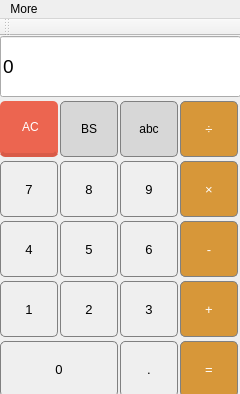
<?xml version="1.0" encoding="UTF-8"?>
<ui version="4.0">
 <class>MainWindow</class>
 <widget class="QMainWindow" name="MainWindow">
  <property name="enabled">
   <bool>true</bool>
  </property>
  <property name="geometry">
   <rect>
    <x>0</x>
    <y>0</y>
    <width>240</width>
    <height>394</height>
   </rect>
  </property>
  <property name="windowTitle">
   <string>MainWindow</string>
  </property>
  <property name="styleSheet">
   <string notr="true"/>
  </property>
  <widget class="QWidget" name="centralwidget">
   <widget class="QPushButton" name="ac">
    <property name="geometry">
     <rect>
      <x>0</x>
      <y>60</y>
      <width>61</width>
      <height>61</height>
     </rect>
    </property>
    <property name="styleSheet">
     <string notr="true">QPushButton {
float: right;
margin-right: 3%;
margin-top: 5px;
border-radius: 5px;
	padding: 5px 9px;
	font-size: 1.2em;
	background-color: rgba(236, 101, 80, 1);
	border-bottom: 4px solid rgba(217, 91, 72, 1);
	color: white;
	font-family: 'Roboto Slab', serif;

}
QPushButton:pressed {
float: right;
margin-right: 3%;
margin-top: 5px;
border-radius: 5px;
	padding: 5px 9px;
	font-size: 1.2em;
	background-color: qlineargradient(x1: 0, y1: 0, x2: 0, y2: 1,
															stop: 0#FF7832, stop: 1 #FF9739);
}</string>
    </property>
    <property name="text">
     <string> AC</string>
    </property>
   </widget>
   <widget class="QPushButton" name="backspace">
    <property name="geometry">
     <rect>
      <x>60</x>
      <y>60</y>
      <width>61</width>
      <height>61</height>
     </rect>
    </property>
    <property name="styleSheet">
     <string notr="true">QPushButton {
float: right;
margin-right: 3%;
margin-top: 5px;
	border-radius: 5px;
	padding: 5px 9px;
	font-size: 1.2em;
 background-color: rgb(215, 215, 215);
 border: 1px solid gray;
}
QPushButton:pressed {
float: right;
margin-right: 3%;
margin-top: 5px;
	border-radius: 5px;
	padding: 5px 9px;
	font-size: 1.2em;
	background-color: qlineargradient(x1: 0, y1: 0, x2: 0, y2: 1,
															stop: 0#BEBEBE, stop: 1 #D7D7D7);
}</string>
    </property>
    <property name="text">
     <string>BS</string>
    </property>
   </widget>
   <widget class="QPushButton" name="abc">
    <property name="geometry">
     <rect>
      <x>120</x>
      <y>60</y>
      <width>61</width>
      <height>61</height>
     </rect>
    </property>
    <property name="styleSheet">
     <string notr="true">QPushButton {
float: right;
margin-right: 3%;
margin-top: 5px;
	border-radius: 5px;
	padding: 5px 9px;
	font-size: 1.2em;
 background-color: rgb(215, 215, 215);
 border: 1px solid gray;
}
QPushButton:pressed {
float: right;
margin-right: 3%;
margin-top: 5px;
	border-radius: 5px;
	padding: 5px 9px;
	font-size: 1.2em;
	background-color: qlineargradient(x1: 0, y1: 0, x2: 0, y2: 1,
															stop: 0#BEBEBE, stop: 1 #D7D7D7);
}</string>
    </property>
    <property name="text">
     <string>abc</string>
    </property>
    <property name="checkable">
     <bool>true</bool>
    </property>
   </widget>
   <widget class="QPushButton" name="division">
    <property name="enabled">
     <bool>true</bool>
    </property>
    <property name="geometry">
     <rect>
      <x>180</x>
      <y>60</y>
      <width>61</width>
      <height>61</height>
     </rect>
    </property>
    <property name="font">
     <font>
      <pointsize>10</pointsize>
     </font>
    </property>
    <property name="styleSheet">
     <string notr="true">QPushButton {
float: right;
margin-right: 3%;
margin-top: 5px;
	border-radius: 5px;
	padding: 5px 9px;
	font-size: 1.2em;
 background-color: rgb(215, 151, 57);
color: white;
 border: 1px solid gray;
}
QPushButton:pressed {
float: right;
margin-right: 3%;
margin-top: 5px;
	border-radius: 5px;
	padding: 5px 9px;
	font-size: 1.2em;
	background-color: qlineargradient(x1: 0, y1: 0, x2: 0, y2: 1,
															stop: 0#FF7832, stop: 1 #FF9739);
}</string>
    </property>
    <property name="text">
     <string>÷</string>
    </property>
   </widget>
   <widget class="QPushButton" name="pushButton8">
    <property name="geometry">
     <rect>
      <x>60</x>
      <y>120</y>
      <width>61</width>
      <height>61</height>
     </rect>
    </property>
    <property name="font">
     <font>
      <pointsize>10</pointsize>
     </font>
    </property>
    <property name="styleSheet">
     <string notr="true">QPushButton {
float: right;
margin-right: 3%;
margin-top: 5px;
	border-radius: 5px;
	padding: 5px 9px;
	font-size: 1.2em;
 border: 1px solid gray;
}
QPushButton:pressed {
float: right;
margin-right: 3%;
margin-top: 5px;
	border-radius: 5px;
	padding: 5px 9px;
	font-size: 1.2em;
	background-color: qlineargradient(x1: 0, y1: 0, x2: 0, y2: 1,
															stop: 0#BEBEBE, stop: 1 #D7D7D7);
}
</string>
    </property>
    <property name="text">
     <string>8</string>
    </property>
   </widget>
   <widget class="QPushButton" name="pushButton9">
    <property name="geometry">
     <rect>
      <x>120</x>
      <y>120</y>
      <width>61</width>
      <height>61</height>
     </rect>
    </property>
    <property name="font">
     <font>
      <pointsize>10</pointsize>
     </font>
    </property>
    <property name="styleSheet">
     <string notr="true">QPushButton {
float: right;
margin-right: 3%;
margin-top: 5px;
	border-radius: 5px;
	padding: 5px 9px;
	font-size: 1.2em;
 border: 1px solid gray;
}
QPushButton:pressed {
float: right;
margin-right: 3%;
margin-top: 5px;
	border-radius: 5px;
	padding: 5px 9px;
	font-size: 1.2em;
	background-color: qlineargradient(x1: 0, y1: 0, x2: 0, y2: 1,
															stop: 0#BEBEBE, stop: 1 #D7D7D7);
}</string>
    </property>
    <property name="text">
     <string>9</string>
    </property>
   </widget>
   <widget class="QPushButton" name="pushButton7">
    <property name="geometry">
     <rect>
      <x>0</x>
      <y>120</y>
      <width>61</width>
      <height>61</height>
     </rect>
    </property>
    <property name="font">
     <font>
      <pointsize>10</pointsize>
     </font>
    </property>
    <property name="styleSheet">
     <string notr="true">QPushButton {
float: right;
margin-right: 3%;
margin-top: 5px;
	border-radius: 5px;
	padding: 5px 9px;
	font-size: 1.2em;
 border: 1px solid gray;
}
QPushButton:pressed {
float: right;
margin-right: 3%;
margin-top: 5px;
	border-radius: 5px;
	padding: 5px 9px;
	font-size: 1.2em;
	background-color: qlineargradient(x1: 0, y1: 0, x2: 0, y2: 1,
															stop: 0#BEBEBE, stop: 1 #D7D7D7);
}</string>
    </property>
    <property name="text">
     <string>7</string>
    </property>
   </widget>
   <widget class="QPushButton" name="multip">
    <property name="geometry">
     <rect>
      <x>180</x>
      <y>120</y>
      <width>61</width>
      <height>61</height>
     </rect>
    </property>
    <property name="font">
     <font>
      <pointsize>10</pointsize>
     </font>
    </property>
    <property name="styleSheet">
     <string notr="true">QPushButton {
float: right;
margin-right: 3%;
margin-top: 5px;
	border-radius: 5px;
	padding: 5px 9px;
	font-size: 1.2em;
 background-color: rgb(215, 151, 57);
color: white;
 border: 1px solid gray;
}
QPushButton:pressed {
float: right;
margin-right: 3%;
margin-top: 5px;
	border-radius: 5px;
	padding: 5px 9px;
	font-size: 1.2em;
	background-color: qlineargradient(x1: 0, y1: 0, x2: 0, y2: 1,
															stop: 0#FF7832, stop: 1 #FF9739);
}</string>
    </property>
    <property name="text">
     <string>×</string>
    </property>
   </widget>
   <widget class="QPushButton" name="pushButton3">
    <property name="geometry">
     <rect>
      <x>120</x>
      <y>240</y>
      <width>61</width>
      <height>61</height>
     </rect>
    </property>
    <property name="font">
     <font>
      <pointsize>10</pointsize>
     </font>
    </property>
    <property name="styleSheet">
     <string notr="true">QPushButton {
float: right;
margin-right: 3%;
margin-top: 5px;
	border-radius: 5px;
	padding: 5px 9px;
	font-size: 1.2em;
 border: 1px solid gray;
}
QPushButton:pressed {
float: right;
margin-right: 3%;
margin-top: 5px;
	border-radius: 5px;
	padding: 5px 9px;
	font-size: 1.2em;
	background-color: qlineargradient(x1: 0, y1: 0, x2: 0, y2: 1,
															stop: 0#BEBEBE, stop: 1 #D7D7D7);
}</string>
    </property>
    <property name="text">
     <string>3</string>
    </property>
   </widget>
   <widget class="QPushButton" name="pushButton5">
    <property name="geometry">
     <rect>
      <x>60</x>
      <y>180</y>
      <width>61</width>
      <height>61</height>
     </rect>
    </property>
    <property name="font">
     <font>
      <pointsize>10</pointsize>
     </font>
    </property>
    <property name="styleSheet">
     <string notr="true">QPushButton {
float: right;
margin-right: 3%;
margin-top: 5px;
	border-radius: 5px;
	padding: 5px 9px;
	font-size: 1.2em;
 border: 1px solid gray;
}
QPushButton:pressed {
float: right;
margin-right: 3%;
margin-top: 5px;
	border-radius: 5px;
	padding: 5px 9px;
	font-size: 1.2em;
	background-color: qlineargradient(x1: 0, y1: 0, x2: 0, y2: 1,
															stop: 0#BEBEBE, stop: 1 #D7D7D7);
}</string>
    </property>
    <property name="text">
     <string>5</string>
    </property>
   </widget>
   <widget class="QPushButton" name="pushButton2">
    <property name="geometry">
     <rect>
      <x>60</x>
      <y>240</y>
      <width>61</width>
      <height>61</height>
     </rect>
    </property>
    <property name="font">
     <font>
      <pointsize>10</pointsize>
     </font>
    </property>
    <property name="styleSheet">
     <string notr="true">QPushButton {
float: right;
margin-right: 3%;
margin-top: 5px;
	border-radius: 5px;
	padding: 5px 9px;
	font-size: 1.2em;
 border: 1px solid gray;
}
QPushButton:pressed {
float: right;
margin-right: 3%;
margin-top: 5px;
	border-radius: 5px;
	padding: 5px 9px;
	font-size: 1.2em;
	background-color: qlineargradient(x1: 0, y1: 0, x2: 0, y2: 1,
															stop: 0#BEBEBE, stop: 1 #D7D7D7);
}</string>
    </property>
    <property name="text">
     <string>2</string>
    </property>
   </widget>
   <widget class="QPushButton" name="pushButton6">
    <property name="geometry">
     <rect>
      <x>120</x>
      <y>180</y>
      <width>61</width>
      <height>61</height>
     </rect>
    </property>
    <property name="font">
     <font>
      <pointsize>10</pointsize>
     </font>
    </property>
    <property name="styleSheet">
     <string notr="true">QPushButton {
float: right;
margin-right: 3%;
margin-top: 5px;
	border-radius: 5px;
	padding: 5px 9px;
	font-size: 1.2em;
 border: 1px solid gray;
}
QPushButton:pressed {
float: right;
margin-right: 3%;
margin-top: 5px;
	border-radius: 5px;
	padding: 5px 9px;
	font-size: 1.2em;
	background-color: qlineargradient(x1: 0, y1: 0, x2: 0, y2: 1,
															stop: 0#BEBEBE, stop: 1 #D7D7D7);
}</string>
    </property>
    <property name="text">
     <string>6</string>
    </property>
   </widget>
   <widget class="QPushButton" name="pushButton4">
    <property name="geometry">
     <rect>
      <x>0</x>
      <y>180</y>
      <width>61</width>
      <height>61</height>
     </rect>
    </property>
    <property name="font">
     <font>
      <pointsize>10</pointsize>
     </font>
    </property>
    <property name="styleSheet">
     <string notr="true">QPushButton {
float: right;
margin-right: 3%;
margin-top: 5px;
	border-radius: 5px;
	padding: 5px 9px;
	font-size: 1.2em;
 border: 1px solid gray;
}
QPushButton:pressed {
float: right;
margin-right: 3%;
margin-top: 5px;
	border-radius: 5px;
	padding: 5px 9px;
	font-size: 1.2em;
	background-color: qlineargradient(x1: 0, y1: 0, x2: 0, y2: 1,
															stop: 0#BEBEBE, stop: 1 #D7D7D7);
}</string>
    </property>
    <property name="text">
     <string>4</string>
    </property>
   </widget>
   <widget class="QPushButton" name="pushButton1">
    <property name="geometry">
     <rect>
      <x>0</x>
      <y>240</y>
      <width>61</width>
      <height>61</height>
     </rect>
    </property>
    <property name="font">
     <font>
      <pointsize>10</pointsize>
     </font>
    </property>
    <property name="styleSheet">
     <string notr="true">QPushButton {
float: right;
margin-right: 3%;
margin-top: 5px;
	border-radius: 5px;
	padding: 5px 9px;
	font-size: 1.2em;
 border: 1px solid gray;
}
QPushButton:pressed {
float: right;
margin-right: 3%;
margin-top: 5px;
	border-radius: 5px;
	padding: 5px 9px;
	font-size: 1.2em;
	background-color: qlineargradient(x1: 0, y1: 0, x2: 0, y2: 1,
															stop: 0#BEBEBE, stop: 1 #D7D7D7);
}</string>
    </property>
    <property name="text">
     <string>1</string>
    </property>
   </widget>
   <widget class="QPushButton" name="plus">
    <property name="geometry">
     <rect>
      <x>180</x>
      <y>240</y>
      <width>61</width>
      <height>61</height>
     </rect>
    </property>
    <property name="font">
     <font>
      <pointsize>10</pointsize>
     </font>
    </property>
    <property name="styleSheet">
     <string notr="true">QPushButton {
float: right;
margin-right: 3%;
margin-top: 5px;
	border-radius: 5px;
	padding: 5px 9px;
	font-size: 1.2em;
 background-color: rgb(215, 151, 57);
color: white;
 border: 1px solid gray;
}
QPushButton:pressed {
float: right;
margin-right: 3%;
margin-top: 5px;
	border-radius: 5px;
	padding: 5px 9px;
	font-size: 1.2em;
	background-color: qlineargradient(x1: 0, y1: 0, x2: 0, y2: 1,
															stop: 0#FF7832, stop: 1 #FF9739);
}</string>
    </property>
    <property name="text">
     <string>+</string>
    </property>
   </widget>
   <widget class="QPushButton" name="minus">
    <property name="geometry">
     <rect>
      <x>180</x>
      <y>180</y>
      <width>61</width>
      <height>61</height>
     </rect>
    </property>
    <property name="font">
     <font>
      <pointsize>10</pointsize>
     </font>
    </property>
    <property name="styleSheet">
     <string notr="true">QPushButton {
float: right;
margin-right: 3%;
margin-top: 5px;
	border-radius: 5px;
	padding: 5px 9px;
	font-size: 1.2em;
 background-color: rgb(215, 151, 57);
color: white;
 border: 1px solid gray;
}
QPushButton:pressed {
float: right;
margin-right: 3%;
margin-top: 5px;
	border-radius: 5px;
	padding: 5px 9px;
	font-size: 1.2em;
	background-color: qlineargradient(x1: 0, y1: 0, x2: 0, y2: 1,
															stop: 0#FF7832, stop: 1 #FF9739);
}</string>
    </property>
    <property name="text">
     <string>-</string>
    </property>
   </widget>
   <widget class="QPushButton" name="dot">
    <property name="geometry">
     <rect>
      <x>120</x>
      <y>300</y>
      <width>61</width>
      <height>61</height>
     </rect>
    </property>
    <property name="font">
     <font>
      <pointsize>10</pointsize>
     </font>
    </property>
    <property name="styleSheet">
     <string notr="true">QPushButton {
float: right;
margin-right: 3%;
margin-top: 5px;
	border-radius: 5px;
	padding: 5px 9px;
	font-size: 1.2em;
 border: 1px solid gray;
}
QPushButton:pressed {
float: right;
margin-right: 3%;
margin-top: 5px;
	border-radius: 5px;
	padding: 5px 9px;
	font-size: 1.2em;
	background-color: qlineargradient(x1: 0, y1: 0, x2: 0, y2: 1,
															stop: 0#BEBEBE, stop: 1 #D7D7D7);
}</string>
    </property>
    <property name="text">
     <string>.</string>
    </property>
   </widget>
   <widget class="QPushButton" name="equal">
    <property name="geometry">
     <rect>
      <x>180</x>
      <y>300</y>
      <width>61</width>
      <height>61</height>
     </rect>
    </property>
    <property name="font">
     <font>
      <pointsize>10</pointsize>
     </font>
    </property>
    <property name="styleSheet">
     <string notr="true">QPushButton {
float: right;
margin-right: 3%;
margin-top: 5px;
	border-radius: 5px;
	padding: 5px 9px;
	font-size: 1.2em;
 background-color: rgb(215, 151, 57);
color: white;
 border: 1px solid gray;
}
QPushButton:pressed {
float: right;
margin-right: 3%;
margin-top: 5px;
	border-radius: 5px;
	padding: 5px 9px;
	font-size: 1.2em;
	background-color: qlineargradient(x1: 0, y1: 0, x2: 0, y2: 1,
															stop: 0#FF7832, stop: 1 #FF9739);
}</string>
    </property>
    <property name="text">
     <string>=</string>
    </property>
   </widget>
   <widget class="QPushButton" name="pushButton0">
    <property name="geometry">
     <rect>
      <x>0</x>
      <y>300</y>
      <width>121</width>
      <height>61</height>
     </rect>
    </property>
    <property name="font">
     <font>
      <pointsize>10</pointsize>
     </font>
    </property>
    <property name="styleSheet">
     <string notr="true">QPushButton {
float: right;
margin-right: 3%;
margin-top: 5px;
	border-radius: 5px;
	padding: 5px 9px;
	font-size: 1.2em;
 border: 1px solid gray;
}
QPushButton:pressed {
float: right;
margin-right: 3%;
margin-top: 5px;
	border-radius: 5px;
	padding: 5px 9px;
	font-size: 1.2em;
	background-color: qlineargradient(x1: 0, y1: 0, x2: 0, y2: 1,
															stop: 0#BEBEBE, stop: 1 #D7D7D7);
}</string>
    </property>
    <property name="text">
     <string>0</string>
    </property>
   </widget>
   <widget class="QLineEdit" name="lineEdit">
    <property name="geometry">
     <rect>
      <x>0</x>
      <y>0</y>
      <width>241</width>
      <height>61</height>
     </rect>
    </property>
    <property name="font">
     <font>
      <pointsize>14</pointsize>
     </font>
    </property>
    <property name="styleSheet">
     <string notr="true">QLineEdit {
	qproperty-alignment: 'AlignVCenter | AlignRight' ;
	
}

QLineEdit:hover {
	background-color: rgb(239, 243, 255);
}</string>
    </property>
    <property name="text">
     <string>0</string>
    </property>
   </widget>
  </widget>
  <widget class="QMenuBar" name="menuBar">
   <property name="geometry">
    <rect>
     <x>0</x>
     <y>0</y>
     <width>240</width>
     <height>26</height>
    </rect>
   </property>
   <widget class="QMenu" name="menuFile">
    <property name="styleSheet">
     <string notr="true"/>
    </property>
    <property name="title">
     <string>More</string>
    </property>
    <addaction name="actionOpen_File"/>
   </widget>
   <addaction name="menuFile"/>
  </widget>
  <widget class="QToolBar" name="toolBar">
   <property name="windowTitle">
    <string>toolBar</string>
   </property>
   <attribute name="toolBarArea">
    <enum>TopToolBarArea</enum>
   </attribute>
   <attribute name="toolBarBreak">
    <bool>false</bool>
   </attribute>
  </widget>
  <action name="actionOpen_File">
   <property name="text">
    <string>Open File</string>
   </property>
  </action>
 </widget>
 <resources/>
 <connections/>
</ui>
